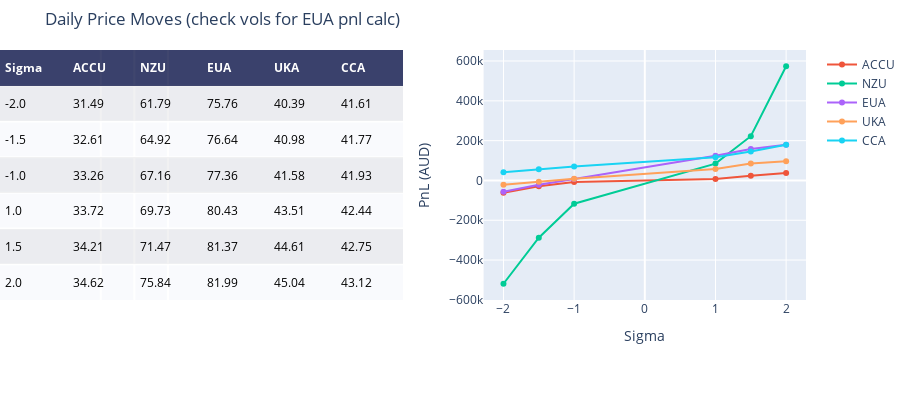

The code cell stored with this chart in its notebook:
### Code cell
fig = ff.create_table(prices_daily,height_constant=50)

for i in list(fig_daily)[1:]:
    fig.add_trace(go.Scatter(x=fig_daily.Sigma, y=fig_daily[i], name=i, xaxis='x2', yaxis='y2'))
    fig.update_xaxes(tickvals=[-2,-1.5,-1,1,1.5,2])
    
fig.update_layout(
    title_text = 'Daily Price Moves (check vols for EUA pnl calc)',
    margin = {'t':50, 'b':100},
    xaxis = {'domain': [0, .5]},
    xaxis2 = {'domain': [0.6, 1.],'title':'Sigma'},
    yaxis2 = {'anchor': 'x2', 'title': 'PnL (AUD)'}
)

fig.show()

### Figure 1 — Plotly figure (JSON) as saved in the notebook; plotly's stock layout.template omitted (floating-point values rounded to 4 significant figures)
{"data": [{"colorscale": [[0, "#00083e"], [0.5, "#ededee"], [1, "#ffffff"]], "hoverinfo": "none", "opacity": 0.75, "showscale": false, "type": "heatmap", "z": [[0, 0, 0, 0, 0, 0], [0.5, 0.5, 0.5, 0.5, 0.5, 0.5], [1, 1, 1, 1, 1, 1], [0.5, 0.5, 0.5, 0.5, 0.5, 0.5], [1, 1, 1, 1, 1, 1], [0.5, 0.5, 0.5, 0.5, 0.5, 0.5], [1, 1, 1, 1, 1, 1]]}, {"name": "ACCU", "type": "scatter", "x": [-2, -1.5, -1, 1, 1.5, 2], "xaxis": "x2", "y": [-61710.0, -29040.0, -7968.0, 7634.0, 24060.0, 38070.0], "yaxis": "y2"}, {"name": "NZU", "type": "scatter", "x": [-2, -1.5, -1, 1, 1.5, 2], "xaxis": "x2", "y": [-519000.0, -287900.0, -117000.0, 84580.0, 222500.0, 573800.0], "yaxis": "y2"}, {"name": "EUA", "type": "scatter", "x": [-2, -1.5, -1, 1, 1.5, 2], "xaxis": "x2", "y": [-56590.0, -21250.0, 7244.0, 124300.0, 158300.0, 179800.0], "yaxis": "y2"}, {"name": "UKA", "type": "scatter", "x": [-2, -1.5, -1, 1, 1.5, 2], "xaxis": "x2", "y": [-22040.0, -6980.0, 8371.0, 57590.0, 85710.0, 96650.0], "yaxis": "y2"}, {"name": "CCA", "type": "scatter", "x": [-2, -1.5, -1, 1, 1.5, 2], "xaxis": "x2", "y": [41130.0, 55690.0, 69710.0, 116800.0, 145900.0, 179700.0], "yaxis": "y2"}], "layout": {"annotations": [{"align": "left", "font": {"color": "#ffffff"}, "showarrow": false, "text": "<b>Sigma</b>", "x": -0.45, "xanchor": "left", "xref": "x", "y": 0, "yref": "y"}, {"align": "left", "font": {"color": "#ffffff"}, "showarrow": false, "text": "<b>ACCU</b>", "x": 0.55, "xanchor": "left", "xref": "x", "y": 0, "yref": "y"}, {"align": "left", "font": {"color": "#ffffff"}, "showarrow": false, "text": "<b>NZU</b>", "x": 1.55, "xanchor": "left", "xref": "x", "y": 0, "yref": "y"}, {"align": "left", "font": {"color": "#ffffff"}, "showarrow": false, "text": "<b>EUA</b>", "x": 2.55, "xanchor": "left", "xref": "x", "y": 0, "yref": "y"}, {"align": "left", "font": {"color": "#ffffff"}, "showarrow": false, "text": "<b>UKA</b>", "x": 3.55, "xanchor": "left", "xref": "x", "y": 0, "yref": "y"}, {"align": "left", "font": {"color": "#ffffff"}, "showarrow": false, "text": "<b>CCA</b>", "x": 4.55, "xanchor": "left", "xref": "x", "y": 0, "yref": "y"}, {"align": "left", "font": {"color": "#000000"}, "showarrow": false, "text": "-2.0", "x": -0.45, "xanchor": "left", "xref": "x", "y": 1, "yref": "y"}, {"align": "left", "font": {"color": "#000000"}, "showarrow": false, "text": "31.49", "x": 0.55, "xanchor": "left", "xref": "x", "y": 1, "yref": "y"}, {"align": "left", "font": {"color": "#000000"}, "showarrow": false, "text": "61.79", "x": 1.55, "xanchor": "left", "xref": "x", "y": 1, "yref": "y"}, {"align": "left", "font": {"color": "#000000"}, "showarrow": false, "text": "75.76", "x": 2.55, "xanchor": "left", "xref": "x", "y": 1, "yref": "y"}, {"align": "left", "font": {"color": "#000000"}, "showarrow": false, "text": "40.39", "x": 3.55, "xanchor": "left", "xref": "x", "y": 1, "yref": "y"}, {"align": "left", "font": {"color": "#000000"}, "showarrow": false, "text": "41.61", "x": 4.55, "xanchor": "left", "xref": "x", "y": 1, "yref": "y"}, {"align": "left", "font": {"color": "#000000"}, "showarrow": false, "text": "-1.5", "x": -0.45, "xanchor": "left", "xref": "x", "y": 2, "yref": "y"}, {"align": "left", "font": {"color": "#000000"}, "showarrow": false, "text": "32.61", "x": 0.55, "xanchor": "left", "xref": "x", "y": 2, "yref": "y"}, {"align": "left", "font": {"color": "#000000"}, "showarrow": false, "text": "64.92", "x": 1.55, "xanchor": "left", "xref": "x", "y": 2, "yref": "y"}, {"align": "left", "font": {"color": "#000000"}, "showarrow": false, "text": "76.64", "x": 2.55, "xanchor": "left", "xref": "x", "y": 2, "yref": "y"}, {"align": "left", "font": {"color": "#000000"}, "showarrow": false, "text": "40.98", "x": 3.55, "xanchor": "left", "xref": "x", "y": 2, "yref": "y"}, {"align": "left", "font": {"color": "#000000"}, "showarrow": false, "text": "41.77", "x": 4.55, "xanchor": "left", "xref": "x", "y": 2, "yref": "y"}, {"align": "left", "font": {"color": "#000000"}, "showarrow": false, "text": "-1.0", "x": -0.45, "xanchor": "left", "xref": "x", "y": 3, "yref": "y"}, {"align": "left", "font": {"color": "#000000"}, "showarrow": false, "text": "33.26", "x": 0.55, "xanchor": "left", "xref": "x", "y": 3, "yref": "y"}, {"align": "left", "font": {"color": "#000000"}, "showarrow": false, "text": "67.16", "x": 1.55, "xanchor": "left", "xref": "x", "y": 3, "yref": "y"}, {"align": "left", "font": {"color": "#000000"}, "showarrow": false, "text": "77.36", "x": 2.55, "xanchor": "left", "xref": "x", "y": 3, "yref": "y"}, {"align": "left", "font": {"color": "#000000"}, "showarrow": false, "text": "41.58", "x": 3.55, "xanchor": "left", "xref": "x", "y": 3, "yref": "y"}, {"align": "left", "font": {"color": "#000000"}, "showarrow": false, "text": "41.93", "x": 4.55, "xanchor": "left", "xref": "x", "y": 3, "yref": "y"}, {"align": "left", "font": {"color": "#000000"}, "showarrow": false, "text": "1.0", "x": -0.45, "xanchor": "left", "xref": "x", "y": 4, "yref": "y"}, {"align": "left", "font": {"color": "#000000"}, "showarrow": false, "text": "33.72", "x": 0.55, "xanchor": "left", "xref": "x", "y": 4, "yref": "y"}, {"align": "left", "font": {"color": "#000000"}, "showarrow": false, "text": "69.73", "x": 1.55, "xanchor": "left", "xref": "x", "y": 4, "yref": "y"}, {"align": "left", "font": {"color": "#000000"}, "showarrow": false, "text": "80.43", "x": 2.55, "xanchor": "left", "xref": "x", "y": 4, "yref": "y"}, {"align": "left", "font": {"color": "#000000"}, "showarrow": false, "text": "43.51", "x": 3.55, "xanchor": "left", "xref": "x", "y": 4, "yref": "y"}, {"align": "left", "font": {"color": "#000000"}, "showarrow": false, "text": "42.44", "x": 4.55, "xanchor": "left", "xref": "x", "y": 4, "yref": "y"}, {"align": "left", "font": {"color": "#000000"}, "showarrow": false, "text": "1.5", "x": -0.45, "xanchor": "left", "xref": "x", "y": 5, "yref": "y"}, {"align": "left", "font": {"color": "#000000"}, "showarrow": false, "text": "34.21", "x": 0.55, "xanchor": "left", "xref": "x", "y": 5, "yref": "y"}, {"align": "left", "font": {"color": "#000000"}, "showarrow": false, "text": "71.47", "x": 1.55, "xanchor": "left", "xref": "x", "y": 5, "yref": "y"}, {"align": "left", "font": {"color": "#000000"}, "showarrow": false, "text": "81.37", "x": 2.55, "xanchor": "left", "xref": "x", "y": 5, "yref": "y"}, {"align": "left", "font": {"color": "#000000"}, "showarrow": false, "text": "44.61", "x": 3.55, "xanchor": "left", "xref": "x", "y": 5, "yref": "y"}, {"align": "left", "font": {"color": "#000000"}, "showarrow": false, "text": "42.75", "x": 4.55, "xanchor": "left", "xref": "x", "y": 5, "yref": "y"}, {"align": "left", "font": {"color": "#000000"}, "showarrow": false, "text": "2.0", "x": -0.45, "xanchor": "left", "xref": "x", "y": 6, "yref": "y"}, {"align": "left", "font": {"color": "#000000"}, "showarrow": false, "text": "34.62", "x": 0.55, "xanchor": "left", "xref": "x", "y": 6, "yref": "y"}, {"align": "left", "font": {"color": "#000000"}, "showarrow": false, "text": "75.84", "x": 1.55, "xanchor": "left", "xref": "x", "y": 6, "yref": "y"}, {"align": "left", "font": {"color": "#000000"}, "showarrow": false, "text": "81.99", "x": 2.55, "xanchor": "left", "xref": "x", "y": 6, "yref": "y"}, {"align": "left", "font": {"color": "#000000"}, "showarrow": false, "text": "45.04", "x": 3.55, "xanchor": "left", "xref": "x", "y": 6, "yref": "y"}, {"align": "left", "font": {"color": "#000000"}, "showarrow": false, "text": "43.12", "x": 4.55, "xanchor": "left", "xref": "x", "y": 6, "yref": "y"}], "height": 400, "margin": {"b": 100, "l": 0, "r": 0, "t": 50}, "title": {"text": "Daily Price Moves (check vols for EUA pnl calc)"}, "xaxis": {"domain": [0, 0.5], "dtick": 1, "gridwidth": 2, "showticklabels": false, "tick0": -0.5, "ticks": "", "tickvals": [-2, -1.5, -1, 1, 1.5, 2], "zeroline": false}, "xaxis2": {"domain": [0.6, 1], "title": {"text": "Sigma"}}, "yaxis": {"autorange": "reversed", "dtick": 1, "gridwidth": 2, "showticklabels": false, "tick0": 0.5, "ticks": "", "zeroline": false}, "yaxis2": {"anchor": "x2", "title": {"text": "PnL (AUD)"}}}}
